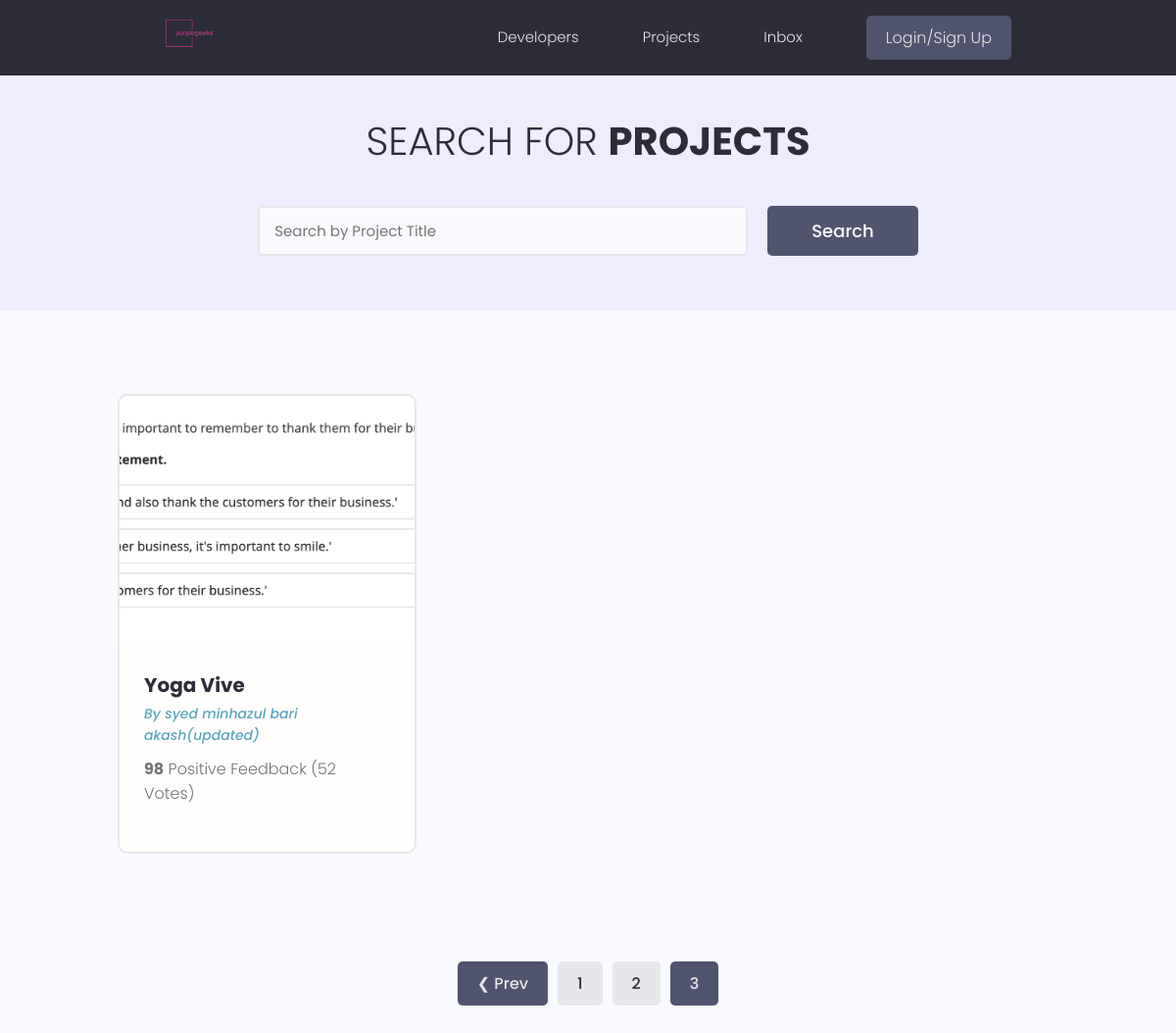
Page /projects/?page=3 on the earlier database version.
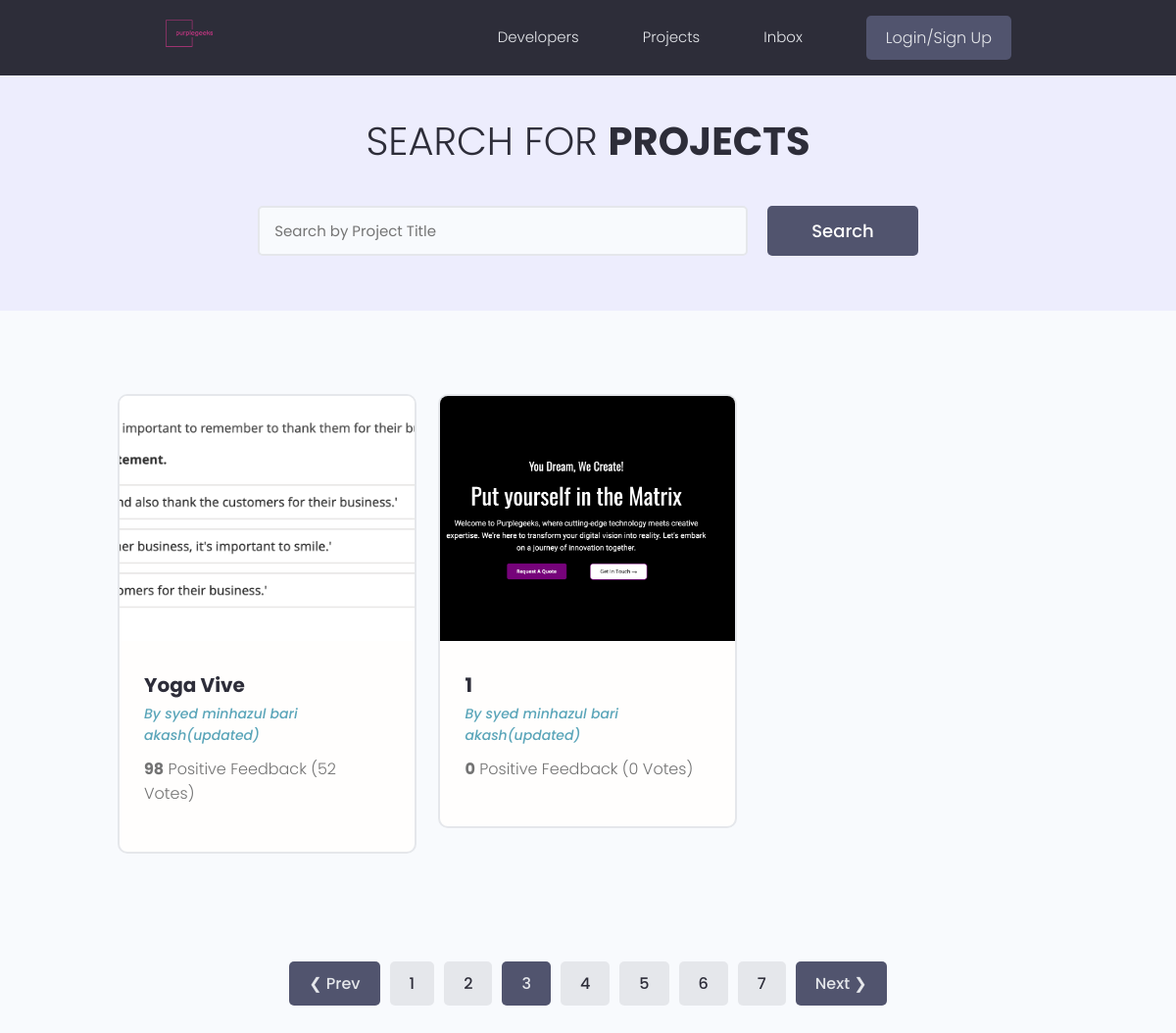
Same page on the later database version.
### projects/models.py (models this page shows, shortened)
class Project(models.Model):
    owner = models.ForeignKey(Profile, null=True, blank=True, on_delete=models.SET_NULL)
    title = models.CharField(max_length=200)
    description = models.TextField(null=True, blank=True)
    featured_image = models.ImageField(null=True, blank=True, default="default.jpg")
    demo_link = models.CharField(max_length=2000, null=True, blank=True)
    source_link = models.CharField(max_length=2000, null=True, blank=True)
    tags = models.ManyToManyField('Tag',blank=True)
    vote_total = models.IntegerField(default=0, null=True, blank=True )
    vote_ratio = models.IntegerField(default=0, null=True, blank=True )
    created = models.DateTimeField(auto_now_add=True)
    id = models.UUIDField(default=uuid.uuid4, unique=True, primary_key=True, editable=False)
    class Meta:
        ordering = ['created']

### users/models.py (models this page shows, shortened)
class Profile(models.Model):
    user = models.OneToOneField(User, on_delete=models.CASCADE, null=True, blank=True)
    name = models.CharField(max_length=200, blank=True, null=True)
    email = models.EmailField(max_length=500, blank=True, null=True)
    username = models.CharField(max_length=200, blank=True, null=True)
    location = models.CharField(max_length=200, blank=True, null=True)
    short_intro = models.CharField(max_length=200, blank=True, null=True)
    bio = models.TextField(blank=True, null=True)
    profile_image = models.ImageField(null=True, blank=True, upload_to='profiles/', default="profiles/user-default.png")
    social_github = models.CharField(max_length=200, blank=True, null=True)
    social_twitter = models.CharField(max_length=200, blank=True, null=True)
    social_linkedin = models.CharField(max_length=200, blank=True, null=True)
    social_youtube = models.CharField(max_length=200, blank=True, null=True)
    social_website = models.CharField(max_length=200, blank=True, null=True)
    created = models.DateTimeField(auto_now_add=True)
    id = models.UUIDField(default=uuid.uuid4, unique=True, primary_key=True, editable=False)

### projects/views.py (the view)
# urls.py: path('projects/',include('projects.urls')),
def projects(request):
    projects, search_query = searchProjects(request)
    custom_range, projects = paginateProjects(request, projects, 2)
    context = {'projects': projects, 'search_query': search_query, 'custom_range': custom_range}
    return render(request, 'projects/projects.html', context)

### projects/utils.py (called while the page is built)
def paginateProjects(request, projects, results):
    page = request.GET.get('page')
    paginator = Paginator(projects, results)  # Removed redundant 'results = 3'
    try:
        projects = paginator.page(page)
    except PageNotAnInteger:
        page = 1
        projects = paginator.page(page)
    except EmptyPage:
        page = paginator.num_pages
        projects = paginator.page(page)
    leftIndex = (int(page) - 4)
    if leftIndex < 1:
        leftIndex = 1
    rightIndex = (int(page) + 5)
    if rightIndex > paginator.num_pages:
        rightIndex = paginator.num_pages + 1
    custom_range = range(leftIndex, rightIndex)
    return custom_range, projects  # Corrected 'cunstom_range' to 'custom_range'

def searchProjects(request):
    search_query = ''
    if request.GET.get('search_query'):
        search_query = request.GET.get('search_query')
    tags = Tag.objects.filter(name__icontains=search_query)
    projects = Project.objects.distinct().filter(
        Q(title__icontains=search_query) |
        Q(description__icontains=search_query) |
        Q(owner__name__icontains=search_query) |
        Q(tags__in=tags)
    )
    return projects, search_query

### projects/templates/projects/projects.html (shortened to what this page needs)
{% extends 'main.html' %}
{% block content %}
  <main class="projects">
    <section class="hero-section text-center">
      <div class="container container--narrow">
        <div class="hero-section__box">
          <h2>Search for <span>Projects</span></h2>
        </div>
        <div class="hero-section__search">
          <form class="form" action="{% url 'projects' %}" method="get">
            <div class="form__field">
              <input class="input input--text" id="formInput#search" type="text" name="search_query"
                placeholder="Search by Project Title" value="{{search_query}}" />
            </div>
            <input class="btn btn--sub btn--lg" type="submit" value="Search" />
          </form>
        </div>
      </div>
    </section>
    <section class="projectsList">
      <div class="container">
        <div class="grid grid--three">
            {% for project in projects %}
          <div class="column">
            <div class="card project">
              <a href="{% url 'project' project.id %}" class="project">
                <img class="project__thumbnail" src="{{project.featured_image.url}}" alt="project thumbnail" />
                <div class="card__body">
                  <h3 class="project__title">{{project.title}}</h3>
                  <p><a class="project__author" href="{% url 'user-profile' pk=project.owner.id %}">By {{project.owner.name}}</a></p>
                  <p class="project--rating">
                    <span style="font-weight: bold;">{{project.vote_ratio}}</span> Positive
                    Feedback ({{project.vote_total}} Vote{{project.vote_total|pluralize:"s"}})
                  </p>
                </div>
              </a>
            </div>
          </div>
          {% endfor %}
        </div>
      </div>
    </section>
    {% include 'pagination.html' with queryset=projects custom_range=custom_range %}
  </main>
{% endblock content %}

### templates/main.html (shortened to what this page needs)
<!DOCTYPE html>
{% load static %}
<html lang="en">
<head>
  <link rel="stylesheet" href="{% static 'uikit/styles/uikit.css' %}" />
  <link rel="stylesheet" href="{% static 'styles/app.css' %}" />
</head>
<body>
  {% include 'navbar.html' %}
  {% block content %}{% endblock content %}
</body>
</html>

### templates/navbar.html (shortened to what this page needs)
{% load static %}
<header class="header">
    <div class="container container--narrow">
      <a href="{% url 'profiles' %}" class="header__logo">
        <img src="{% static 'images/logo.svg' %}" alt="DevSearch Logo" />
     </a>
      <nav class="header__nav">
        <ul class="header__menu">
          <li class="header__menuItem"><a href="{% url 'profiles' %}">Developers</a></li>
          <li class="header__menuItem"><a href="{% url 'projects' %}">Projects</a></li>
          <li class="header__menuItem"><a href="">Inbox</a></li>
          {% if request.user.is_authenticated %}
          <li class="header__menuItem"><a href="{% url 'account' %}">Account</a></li>
          <li class="header__menuItem"><a href="{% url 'logout' %}" class="btn btn--sub">Logout</a></li>
          {% else %}
          <li class="header__menuItem"><a href="{% url 'login' %}" class="btn btn--sub">Login/Sign Up</a></li>
          {% endif %}
        </ul>
      </nav>
    </div>
  </header>

### templates/pagination.html
{% if queryset.has_other_pages %}
<div class="pagination">
    <ul class="container">
        {% if queryset.has_previous %}
            <li><a href="?page={{ queryset.previous_page_number }}" class="btn page-link btn--sub">&#10094; Prev</a></li>
        {% endif %}
        {% for page in custom_range %}
            {% if page == queryset.number %}
                <li><a href="?page={{ page }}" class="btn page-link btn--sub">{{ page }}</a></li>
            {% else %}
                <li><a href="?page={{ page }}" class="btn page-link">{{ page }}</a></li>
            {% endif %}
        {% endfor %}
        {% if queryset.has_next %}
            <li><a href="?page={{ queryset.next_page_number }}" class="btn page-link btn--sub">Next &#10095;</a></li>
        {% endif %}
    </ul>
</div>
{% endif %}

### static/styles/app.css (style rules this page uses)
:root { --color-sub: #2d2d39; }
.btn--sub { background-color: var(--color-sub-light); }
.card { border: 2px solid var(--color-light); }
img { width: 100%; }
.header { position: sticky; z-index: 111; background-color: var(--color-sub); padding: 1.5rem 0; }
.header > .container { display: flex; justify-content: space-between; align-items: center; }
.header__logo > img { height: 3.8rem; }
.header__nav > ul { display: inline-flex; align-items: center; list-style: none; gap: 6.5rem; }
.header__menuItem > a { color: var(--color-light); font-weight: 300; }
.hero-section { height: 40vh; display: flex; align-items: center; background-color: var(--color-sub); }
.hero-section__box { margin-bottom: 4rem; }
.hero-section__box > h2, .hero-section__box > h2 > span { font-size: 4rem; color: var(--color-light); line-height: 1.3; text-transform: uppercase; }
.hero-section__box > h2 { font-weight: 300; }
.hero-section__box > h2 > span { font-weight: 700; }
.hero-section__search > .form { display: flex; align-items: center; justify-content: center; gap: 2rem; }
.hero-section__search > .form input.input--text { width: 50rem; }
.pagination { margin-top: 8rem; margin-bottom: 10rem; }
.pagination > ul { flex-wrap: wrap; list-style: none; display: flex; align-items: center; justify-content: center; gap: 1rem; }
.pagination .btn { color: var(--color-sub); }
.pagination .btn.btn--sub { color: var(--color-light); }
.project__author { font-size: 1.4rem; font-style: italic; }
.project--rating { margin-bottom: 1.6em; margin-top: .5em; }
.projects > .hero-section { background: var(--color-sub-lighter); height: 30vh; }
.projects .hero-section__box { margin-bottom: 2.5rem; }
.projects .hero-section__box > h2 { color: var(--color-sub); }
.projects .hero-section__box > h2 > span { font-weight: 700; color: var(--color-sub); }
.projectsList { margin-top: 8rem; }
.project__thumbnail { height: 25rem; object-fit: cover; object-position: top center; }
.project__title { font-size: 2rem; font-weight: 700; color: var(--color-sub); }

### static/uikit/styles/modules/_variables.css (style rules this page uses)
:root { --color-main: #5aa5b9; --color-main-light: #e6faff; --color-sub: #3f4156; --color-sub-light: #51546e; --color-sub-lighter: #ededfd; --color-text: #737373; --color-gray: #8b8b8b; --color-light: #e5e7eb; --color-light-gray: #767676; --color-bg: #f8fafd; --color-white: #fffefd; --color-white-light: #f3f3f3; --color-success: #359e64; --color-success-bg: #def8e8; --color-error: #fc4b0b; --color-error-bg: #fff2ee; --font-base: 'Poppins', arial, helvetica, 'Segoe UI', roboto, ubuntu, sans-serif; --font-monospace: 'Fira Code', 'Courier New', courier, monospace; --font-regular: 300; --font-medium: 500; --font-bold: 700; --generic-shadow: 1px 1px 5px #00000010; --generic-transition: all 0.3s ease-in-out; }

### static/uikit/styles/modules/_base.css (style rules this page uses)
* { margin: 0; padding: 0; box-sizing: border-box; text-rendering: optimizeLegibility; color: inherit; font-size: inherit; }
html { font-size: 50%; }
@media only screen and (min-width: 480px) { html { font-size: 56.25%; } }
@media only screen and (min-width: 1200px) { html { font-size: 62.5%; } }
body { line-height: 1.6; font-weight: 400; font-size: 1.5rem; color: var(--color-text); background-color: var(--color-bg); min-height: 100vh; }

### static/uikit/styles/modules/_typography.css (style rules this page uses)
* { font-family: var(--font-base); }
h2 { font-size: 3.6rem; font-weight: var(--font-bold); }
h3 { font-size: 3.2rem; font-weight: var(--font-medium); }
p, span, strong { font-size: 1.6rem; color: var(--color-text); font-weight: var(--font-regular); }
a { padding-bottom: 2px; text-decoration: none; display: inline-block; color: var(--color-main); font-weight: var(--font-medium); }

### static/uikit/styles/modules/_utilities.css (style rules this page uses)
.container { width: 92%; max-width: 165rem; margin: 0 auto; box-sizing: border-box; }
.container--narrow { width: 92%; max-width: 120rem; }
@media screen and (min-width: 1000px) { .container { width: 90%; } }
@media screen and (min-width: 1000px) { .container--narrow { width: 85%; } }
@media screen and (min-width: 1200px) { .container { width: 80%; } }
@media screen and (min-width: 1200px) { .container--narrow { width: 72%; } }
.text-center { text-align: center; }

### static/uikit/styles/modules/_card.css (style rules this page uses)
.card { border-radius: 1rem; background-color: var(--color-white); border: 1.5px solid var(--color-light); width: auto; height: auto; margin-top: 0.5rem; margin-bottom: 0.5rem; overflow: hidden; }
.card__body, .card__header { padding: 2rem 2.5rem; }

Differences in the rows shown:
added Project: featured_image (placeholder picture), title "1", owner.name "syed minhazul bari akash(updated)", vote_ratio "0", vote_total "0"
Other differences:
new list line: "4"
new list line: "5"
new list line: "6"
new list line: "7"
text now shown: "Next ❯"
